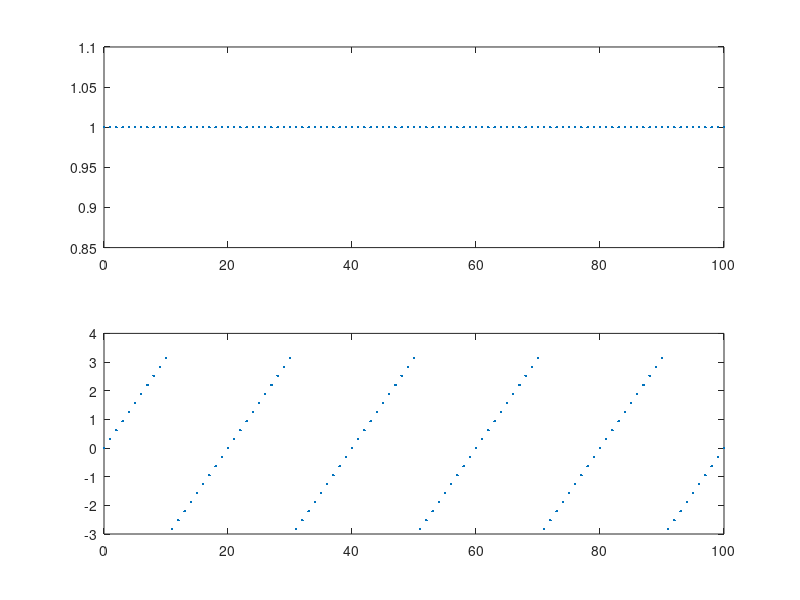
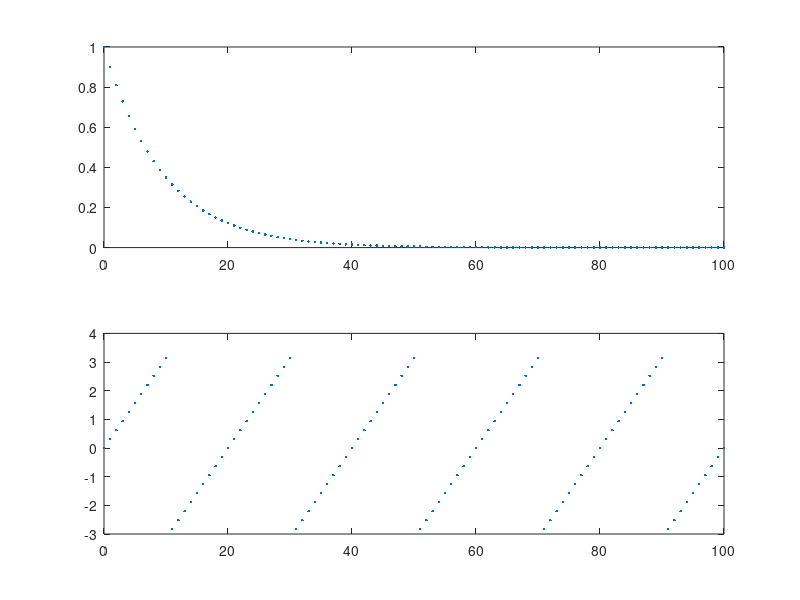
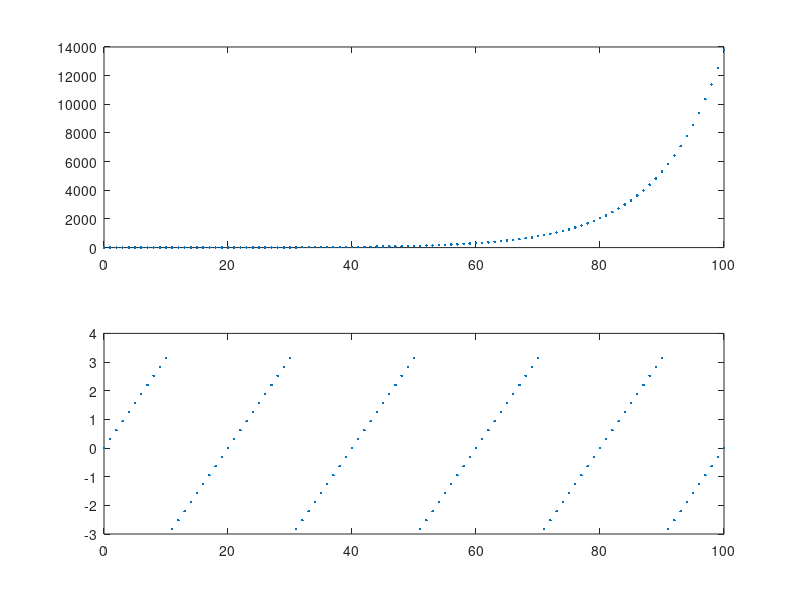
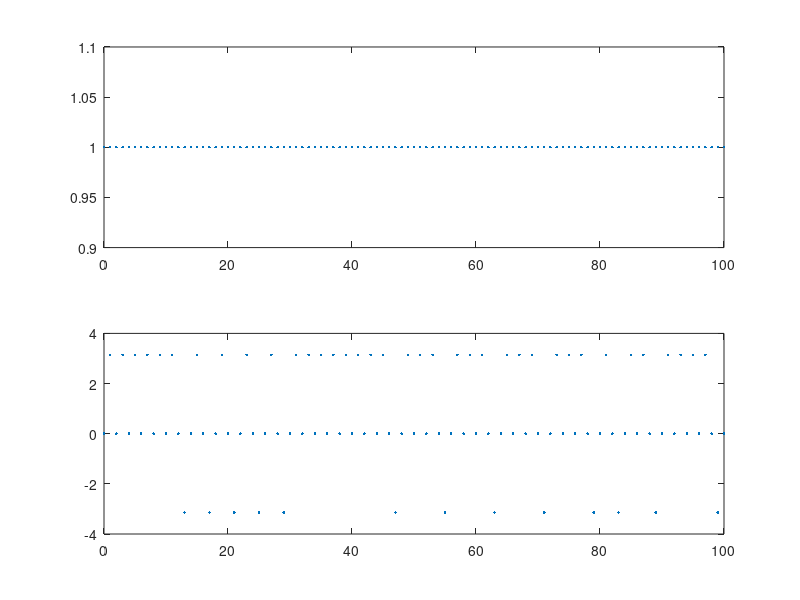

These figures' MATLAB source, in order:
%% EXERCISE 8

% This script introduces generalized sinusoids
clc
close all
clear all

t=0:1:100; 			% temporal axis [sec]
fi=pi/10; 
ro=1;
s=(ro.^t).*(exp(i*fi*t)); 		
figure, subplot(2,1,1), plot(t, abs(s),'.');
subplot(2,1,2), plot(t, angle(s),'.');

ro=0.9;
s=(ro.^t).*(exp(i*fi*t)); 		
figure, subplot(2,1,1), plot(t, abs(s),'.');
subplot(2,1,2), plot(t, angle(s),'.');

ro=1.1;
s=(ro.^t).*(exp(i*fi*t)); 		
figure, subplot(2,1,1), plot(t, abs(s),'.');
subplot(2,1,2), plot(t, angle(s),'.');

fi=pi;
ro=1;
s=(ro.^t).*(exp(i*fi*t)); 		
figure, subplot(2,1,1), plot(t, abs(s),'.');
subplot(2,1,2), plot(t, angle(s),'.');

fi=0;
ro=1;
s=(ro.^t).*(exp(i*fi*t)); 		
figure, subplot(2,1,1), plot(t, abs(s),'.');
subplot(2,1,2), plot(t, angle(s),'.');
